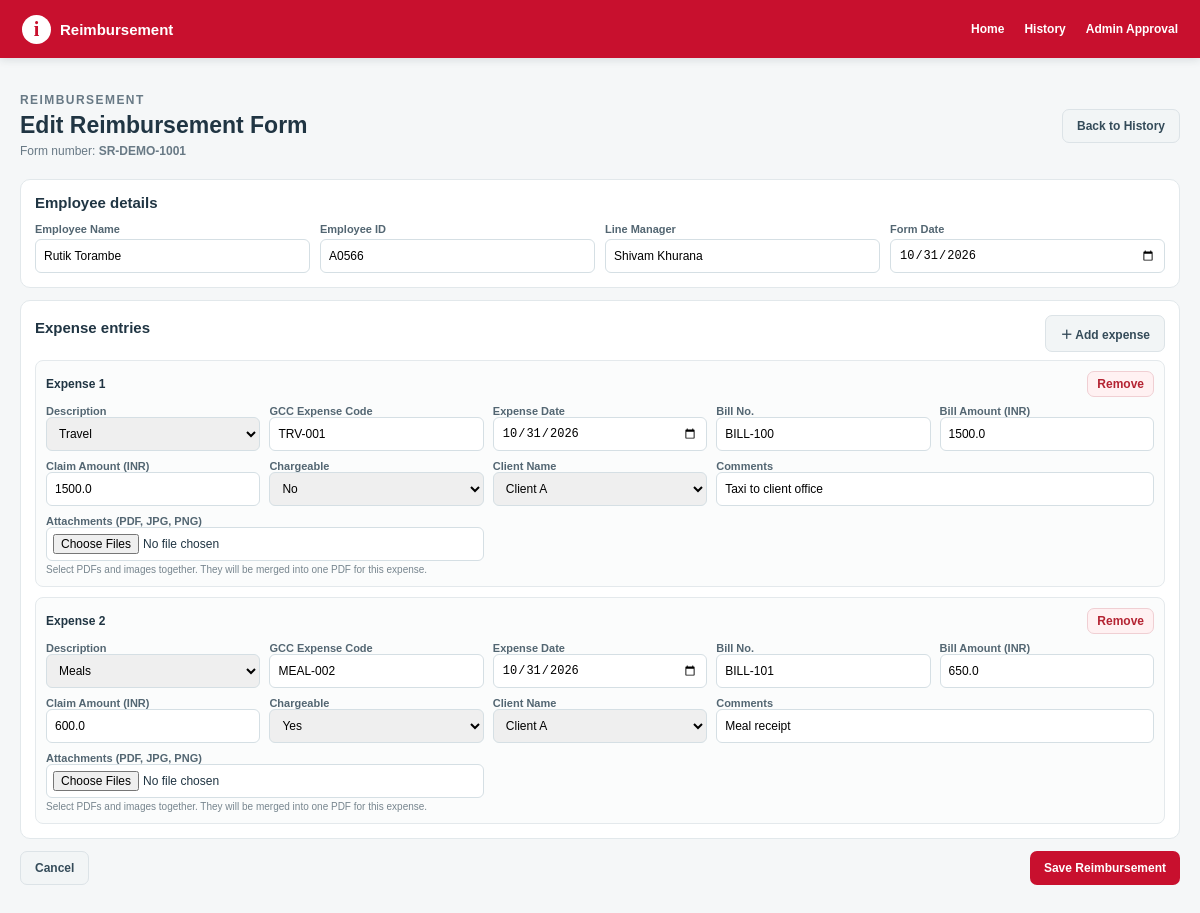
/reimbursement/SR-DEMO-1001/edit, run on an earlier commit of the app's database.
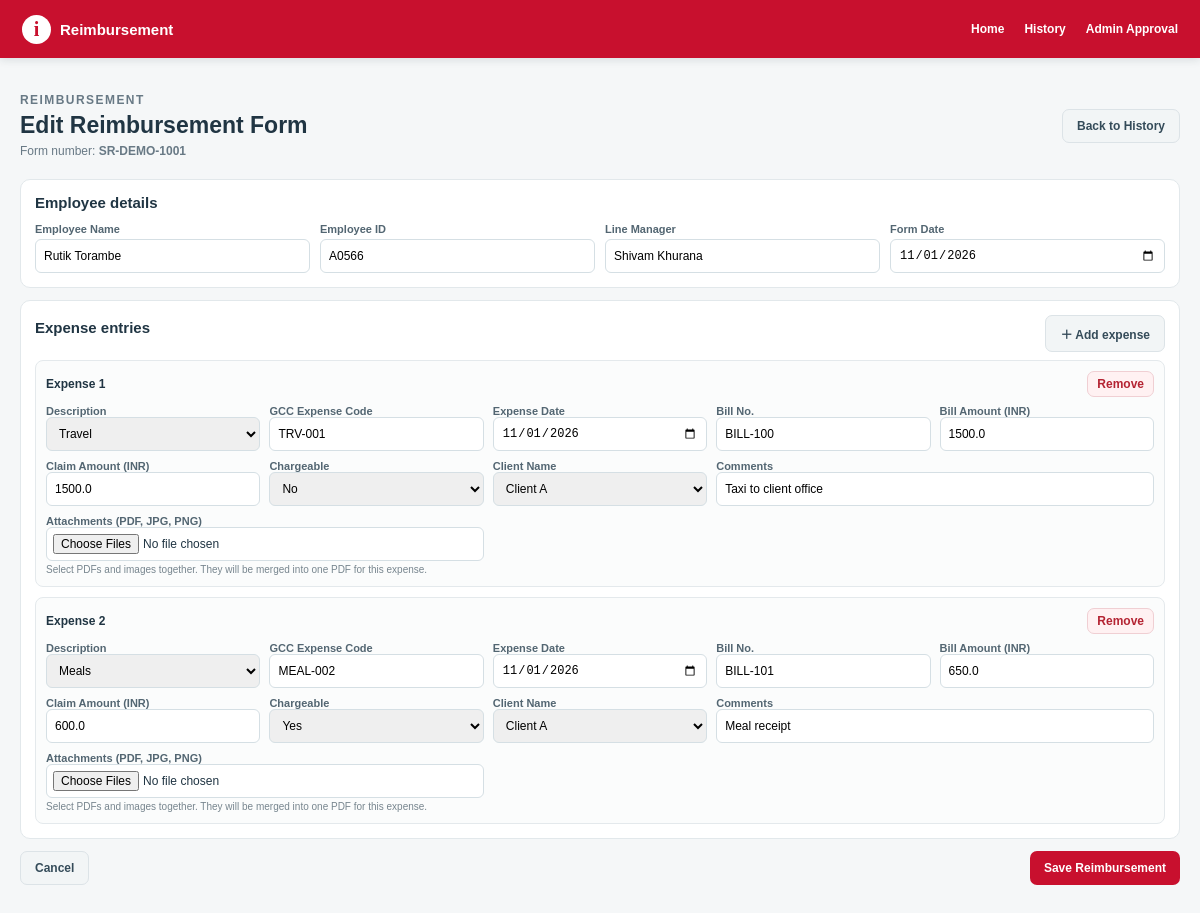
And on a later commit of the database.
### app.py (models this page shows, shortened)
class ExpenseSundry(db.Model):
    __tablename__ = "ExpenseSundry"
    FormNo = db.Column(db.String(255), primary_key=True)
    Item = db.Column(db.Integer, primary_key=True)
    FormDate = db.Column(db.Float)
    EmpID = db.Column(db.String(255))
    EName = db.Column(db.String(255))
    Manager = db.Column(db.String(255))
    Description = db.Column(db.String(255))
    GCCExpCode = db.Column(db.String(255))
    ExpenseDate = db.Column(db.Float)
    BillNo = db.Column(db.String(255))
    BillAmount = db.Column(db.Float, default=0)
    ClaimAmount = db.Column(db.Float, default=0)
    Chargeable = db.Column(db.String(20), default="NO")
    ClientName = db.Column(db.String(255))
    Comments = db.Column(db.String(1000))
    Status = db.Column(db.String(100), default="Submitted")
    DocumentID = db.Column(db.String(1000))
    AttachmentCheck = db.Column(db.String(50))
    ManagerApproval = db.Column(db.String(50), nullable=True, default="Pending", server_default=db.text("'Pending'"))
    HRApproval = db.Column(db.String(50), nullable=True, default="Pending", server_default=db.text("'Pending'"))
    SignatoryApproval = db.Column(db.String(50), nullable=True, default="Pending", server_default=db.text("'Pending'"))
    TeamHeadApproval = db.Column(db.String(50), nullable=True, default="Pending", server_default=db.text("'Pending'"))
    AdminApproval = db.Column(db.String(50), nullable=True, default="Pending", server_default=db.text("'Pending'"))
    ManagerApprovalBy = db.Column(db.String(255), nullable=True)
    HRApprovalBy = db.Column(db.String(255), nullable=True)
    SignatoryApprovalBy = db.Column(db.String(255), nullable=True)
    TeamHeadApprovalBy = db.Column(db.String(255), nullable=True)
    AdminApprovalBy = db.Column(db.String(255), nullable=True)
    FormReviewComments = db.Column(db.String(1000), nullable=True)
    ManagerApprovalDate = db.Column(db.Float, nullable=True)
    HRApprovalDate = db.Column(db.Float, nullable=True)
    SignatoryApprovalDate = db.Column(db.Float, nullable=True)
    TeamHeadApprovalDate = db.Column(db.Float, nullable=True)
    AdminApprovalDate = db.Column(db.Float, nullable=True)

### app.py (the view, shortened to what this page needs)
@app.route("/reimbursement/<form_no>/<action>", methods=["GET", "POST"])
def form_action(form_no, action):
    if action not in {"view", "edit", "delete"}:
        abort(404)
    rows = all_rows(form_no)
    if not rows:
        abort(404)
    if action == "view":
        return page("View Form", "view.html", form_no=form_no, rows=rows)
    first = rows[0]
    header = {"EName": first.EName or "", "EmpID": first.EmpID or "",
              "Manager": first.Manager or "", "FormDate": excel_serial_to_input(first.FormDate) or date.today().isoformat()}
    return page("Edit Form", "form.html", mode="edit", form_no=form_no, rows=rows,
                header=header, today=date.today().isoformat(),
                descriptions=descriptions(), clients=clients(), gcc_codes=GCC_DESCRIPTION_CODES)

### app.py (called while the page is built)
def excel_serial_to_datetime(value):
    if value is None or str(value).strip() == "":
        return None
    if isinstance(value, datetime):
        return value
    text_value = str(value).strip()
    try:
        return EXCEL_EPOCH + timedelta(days=float(text_value))
    except (ValueError, TypeError, OverflowError):
        try:
            return datetime.strptime(text_value[:10], "%Y-%m-%d")
        except ValueError:
            return None

def excel_serial_to_input(value):
    parsed = excel_serial_to_datetime(value)
    return parsed.strftime("%Y-%m-%d") if parsed else ""

@app.template_filter("excel_date_input")
def excel_date_input_filter(value):
    return excel_serial_to_input(value)

def all_rows(form_no):
    return ExpenseSundry.query.filter_by(FormNo=form_no).order_by(ExpenseSundry.Item.asc()).all()

def page(title, template, **context):
    return render_template(template, title=title, **context)

def descriptions():
    return list(GCC_DESCRIPTION_CODES.keys())

def clients():
    return ["Select Client", "Client A", "Client B", "Client C", "Internal"]

### templates/form.html (shortened to what this page needs)
{% extends "base.html" %}
{% block content %}
<div class="form-page">
  <div class="form-head"><div><p class="eyebrow">REIMBURSEMENT</p><h1>{{ 'New Sundry Reimbursement Form' if mode=='new' else 'Edit Reimbursement Form' }}</h1><p>Form number: <strong>{{ form_no }}</strong></p></div><a class="btn btn-light" href="{{ url_for('history') }}">Back to History</a></div>
  <form method="post" enctype="multipart/form-data" id="expense-form">
    <section class="form-panel"><h2>Employee details</h2><div class="form-grid">
      <label>Employee Name<input name="EName" required value="{{ header.get('EName','') }}"></label>
      <label>Employee ID<input name="EmpID" required value="{{ header.get('EmpID','') }}"></label>
      <label>Line Manager<input name="Manager" value="{{ header.get('Manager','') }}"></label>
      <label>Form Date<input type="date" name="FormDate" value="{{ header.get('FormDate',today) }}"></label>
    </div></section>
    <section class="form-panel"><div class="row-head"><h2>Expense entries</h2><button type="button" class="btn btn-light" id="add-expense">＋ Add expense</button></div>
      <div class="expense-list" id="expense-list">
      {% for r in rows %}
      <article class="expense-row">
        <div class="row-head"><strong>Expense <span class="row-number">{{ loop.index }}</span></strong><button type="button" class="btn btn-remove remove-expense">Remove</button></div>
        <div class="expense-row-grid">
          <div class="expense-field"><label>Description</label><select name="Description[]" class="description" required>{% for d in descriptions %}<option value="{{ d }}" {% if r.Description==d %}selected{% endif %}>{{ d }}</option>{% endfor %}</select></div>
          <div class="expense-field"><label>GCC Expense Code</label><input name="GCCExpCode[]" class="gcc-code" value="{{ gcc_codes.get(r.Description,'') }}" readonly></div>
          <div class="expense-field"><label>Expense Date</label><input type="date" name="ExpenseDate[]" value="{{ r.ExpenseDate|excel_date_input }}"></div>
          <div class="expense-field"><label>Bill No.</label><input name="BillNo[]" value="{{ r.BillNo or '' }}"></div>
          <div class="expense-field"><label>Bill Amount (INR)</label><input type="number" step="0.01" min="0" name="BillAmount[]" value="{{ r.BillAmount or 0 }}"></div>
          <div class="expense-field"><label>Claim Amount (INR)</label><input type="number" step="0.01" min="0" name="ClaimAmount[]" value="{{ r.ClaimAmount or 0 }}"></div>
          <div class="expense-field"><label>Chargeable</label><select name="Chargeable[]"><option value="NO" {% if (r.Chargeable or 'NO')=='NO' %}selected{% endif %}>No</option><option value="YES" {% if r.Chargeable=='YES' %}selected{% endif %}>Yes</option></select></div>
          <div class="expense-field"><label>Client Name</label><select name="ClientName[]">{% for c in clients %}<option value="{{ c }}" {% if r.ClientName==c %}selected{% endif %}>{{ c }}</option>{% endfor %}</select></div>
          <div class="expense-field wide"><label>Comments</label><input name="Comments[]" value="{{ r.Comments or '' }}"></div>
          <div class="expense-field wide"><label>Attachments (PDF, JPG, PNG)</label><input type="file" name="attachments_{{ loop.index0 }}" accept=".pdf,.jpg,.jpeg,.png" multiple><span class="form-note">Select PDFs and images together. They will be merged into one PDF for this expense.</span></div>
        </div>
      </article>
      {% endfor %}
      </div>
    </section>
    <div class="form-actions"><a class="btn btn-light" href="{{ url_for('history') }}">Cancel</a><button class="btn btn-red" type="submit">Save Reimbursement</button></div>
  </form>
</div>
{% endblock %}

What changed in the data, as far as the page shows it:
changed ExpenseSundry "Travel": ExpenseDate|excel_date_input "10/31/2026" → "11/01/2026"
changed ExpenseSundry "Meals": ExpenseDate|excel_date_input "10/31/2026" → "11/01/2026"
Also different on the page:
form field FormDate: "10/31/2026" → "11/01/2026"
